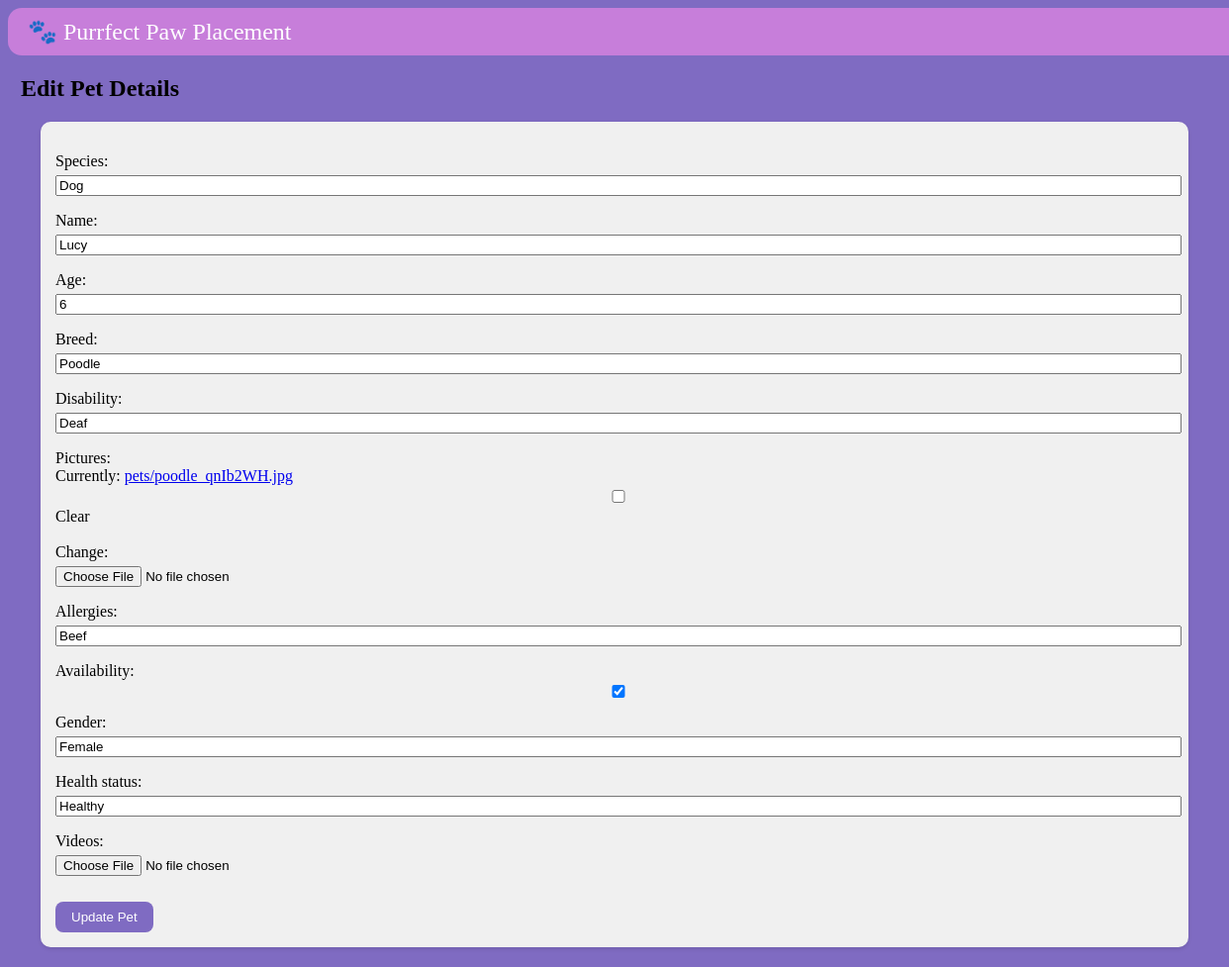
The app's page /adoption/shelter/K1L2M3N4O5P/pet/5/edit/ (signed in) with its own data.
### PetAdoption/models.py (models this page shows, shortened)
class Pet(models.Model):
    id = models.IntegerField(primary_key=True)
    species = models.CharField(max_length=100)
    name = models.CharField(max_length=100)
    age = models.IntegerField()
    breed = models.CharField(max_length=100)
    disability = models.CharField(max_length=255, blank=True)
    pictures = models.ImageField(upload_to='pets', blank=True, null=True)
    allergies = models.CharField(max_length=255, blank=True)
    availability = models.BooleanField(default=True)
    gender = models.CharField(max_length=50)
    health_status = models.CharField(max_length=100)
    videos = models.FileField(upload_to='pet_videos', blank=True, null=True)
    shelter = models.ForeignKey(Shelter, related_name='pets', on_delete=models.CASCADE, null = True)

### PetAdoption/views.py (the view, shortened to what this page needs)
# urls.py: path('shelter/<str:shelter_id>/pet/<str:pk>/edit/', views.PetUpdateView.as_view(), name='edit_pet'), # URL for editing a specific pet (Shelter User side)
class PetUpdateView(UpdateView):
    model = Pet
    form_class = PetForm  # Updates will be done through a form
    template_name = 'PetAdoption/pet_edit.html' # Rendering the page with visual elements
    def get_object(self, queryset=None):
        pet = super().get_object(queryset) # To ensure the pet belongs to the logged-in shelter
        return pet
    def get_queryset(self):
        if self.request.user.is_staff: # To ensure that the logged in user is a Shelter User
            shelter_id = self.kwargs.get('shelter_id') # Get the shelter id of the currently logged in user
            shelter = get_object_or_404(Shelter, id=shelter_id) # Get the specific shelter with the shelter_id or raise error
            return Pet.objects.filter(shelter=shelter) # Return the pets available in that specific shelter
        return Pet.objects.none()  # Returns an empty queryset for non-shelter users

### PetAdoption/forms.py
class PetForm(forms.ModelForm):
    class Meta:
        model = Pet
        fields = ['species', 'name', 'age', 'breed', 'disability', 'pictures', 'allergies', 'availability', 'gender', 'health_status', 'videos']

### PetAdoption/templates/PetAdoption/pet_edit.html (shortened to what this page needs)
<!DOCTYPE html>
<html lang="en">
<head>
</head>
<body>
    <div class="header-strip">
        🐾 Purrfect Paw Placement
    </div>
    <div class="container">
        <h2>Edit Pet Details</h2>
        <form method="post" enctype="multipart/form-data">
            {{ form.as_p }}
            <button type="submit">Update Pet</button>
        </form>
    </div>
</body>
</html>

### PetAdoption/templates/PetAdoption/pet_edit.html (style rules this page uses)
body { background-color: #7f6bc2; }
.header-strip { background-color: #c77eda; color: white; padding: 10px 20px; text-align: left; font-size: 24px; width: 100%; border-radius: 14px; }
.container { width: 100%; max-width: 1200px; margin: auto; }
form { background-color: #f0f0f0; border-radius: 10px; padding: 15px; margin: 20px; box-shadow: 0 2px 4px rgba(0,0,0,0.1); }
label, input, select, textarea { display: block; width: 100%; margin-top: 5px; }
button { padding: 8px 16px; background-color: #7f6bc2; color: white; border: none; border-radius: 8px; cursor: pointer; margin-top: 10px; }

### records on screen
Pet: species "Dog", name "Lucy", age "6", breed "Poodle", disability "Deaf", allergies "Beef", availability "☑", gender "Female", health_status "Healthy"
